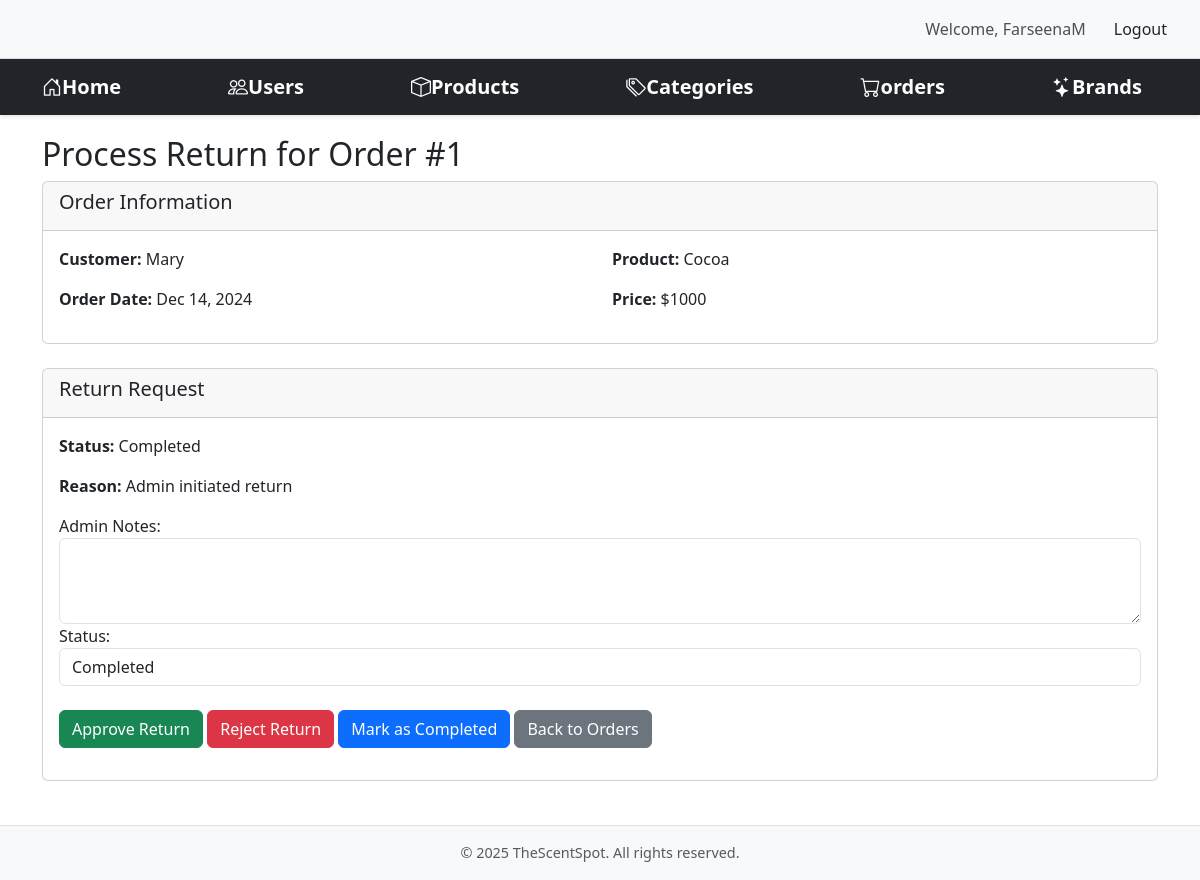
The app's page /adminhome/orders/returned/1/ (signed in) with its own data.
### core/models/return_request.py (models this page shows, shortened)
class ReturnRequest(models.Model):
    CONDITION_CHOICES = [
        ('unused', 'Unused/New'),
        ('opened', 'Opened but unused'),
        ('used', 'Used'),
        ('damaged', 'Damaged')
    ]
    SOLUTION_CHOICES = [
        ('refund', 'Full Refund'),
        ('replacement', 'Product Replacement'),
        ('exchange', 'Exchange for different item')
    ]
    order = models.ForeignKey('Order', on_delete=models.CASCADE)
    created_at = models.DateTimeField(auto_now_add=True)
    reason = models.CharField(max_length=255)
    description = models.TextField(default="No description provided.")
    condition = models.CharField(max_length=20, choices=CONDITION_CHOICES, default='unused')
    preferred_solution = models.CharField(max_length=20, choices=SOLUTION_CHOICES, default='refund')
    status = models.CharField(
        max_length=20,
        choices=[
            ('pending', 'Pending Review'),
            ('approved', 'Approved'),
            ('rejected', 'Rejected'),
            ('completed', 'Completed')
        ],
        default='pending'
    )
    admin_notes = models.TextField(blank=True, null=True)
    processed_date = models.DateTimeField(null=True, blank=True)

### core/models/order.py (models this page shows, shortened)
class Order(models.Model):
    STATUS_CHOICES = [
        ('received', 'Received'),
        ('processing', 'Processing'),
        ('delivered', 'Delivered'),
        ('cancelled', 'Cancelled'),
    ]
    product = models.ForeignKey(Product, null = True, on_delete=models.CASCADE)
    customer = models.ForeignKey(Customer, null = True, on_delete=models.CASCADE)
    quantity = models.IntegerField(default=1)
    price = models.IntegerField(default=500)
    adress = models.CharField(max_length=50, default="", blank=True)
    phone = models.CharField(max_length=10, default="", blank=True)
    date = models.DateField(default=timezone.now)
    status = models.TextField(max_length=50, choices=STATUS_CHOICES, default="received")
    rating = models.IntegerField(default=0, validators=[MinValueValidator(0),MaxValueValidator(5)])
    payment_id = models.CharField(max_length=100,null=True,blank=True)
    order_id = models.CharField(max_length=100,null=True,blank=True)
    created_at = models.DateTimeField(default=timezone.now)

### core/models/customer.py (models this page shows, shortened)
class Customer(models.Model):
    first_name = models.CharField(max_length=50, null=True)
    last_name = models.CharField(max_length=50, null=True)
    email = models.EmailField(null=True)
    phone = models.CharField(max_length=10, null=True)
    gender = models.CharField(max_length=10, default="", null=True)
    password = models.CharField(max_length=150, null=True)
    created_at = models.DateTimeField(auto_now_add=True, null = True)

### core/models/product.py (models this page shows, shortened)
class Product(models.Model):
    name = models.CharField(max_length=50)
    price = models.IntegerField(default=0)
    description = models.CharField(max_length=2000, blank=True)
    image = models.ImageField(upload_to="images/")
    category = models.ForeignKey(Category, db_column='type2', on_delete=models.CASCADE)
    rating = models.IntegerField(default=1, validators=[MinValueValidator(0),MaxValueValidator(5)])
    brand = models.CharField(max_length=50, default="")
    gender = models.CharField(max_length=50, default="")
    size = models.CharField(max_length=50, default="")
    stock = models.IntegerField(default=0)

### adminoperations/views.py (the view, shortened to what this page needs)
# urls.py: path('adminhome/orders/returned/<int:order_id>/', views.OrderReturnView.as_view(), name='change_to_returned'),
class OrderReturnView(StaffRequiredMixin, UpdateView):
    model = ReturnRequest
    template_name = 'adminoperations/admin_orderreturn.html'
    context_object_name = 'return_request'
    pk_url_kwarg = 'order_id'
    fields = ['status', 'admin_notes']
    def get_object(self):
        order_id = self.kwargs.get('order_id')
        order = get_object_or_404(Order, id=order_id)
        return_request, created = ReturnRequest.objects.get_or_create(
        order=order,
            defaults={
            'status': 'pending',
            'reason': 'Admin initiated return'
            }
        )
        return return_request
    def get_context_data(self, **kwargs):
        context = super().get_context_data(**kwargs)
        context['status_choices'] = ReturnRequest._meta.get_field('status').choices
        return context

### adminoperations/views.py (called while the page is built)
    def dispatch(self, request, *args, **kwargs):
        if not request.user.is_staff:
            messages.error(request, "You don't have permission to access this page.")
            return redirect('main')  # Redirect to main page if not staff
        return super().dispatch(request, *args, **kwargs)

### adminoperations/templates/adminoperations/admin_orderreturn.html (shortened to what this page needs)
{% extends 'adminoperations/admin_base.html' %}
{% load static %}
{% block content %}
<div class="container">
    <h2>Process Return for Order #{{ return_request.order.id }}</h2>
    <div class="card mb-4">
        <div class="card-header">
            <h5>Order Information</h5>
        </div>
        <div class="card-body">
            <div class="row">
                <div class="col-md-6">
                    <p><strong>Customer:</strong>
                        {% if return_request.order.customer %}
                            {{ return_request.order.customer.first_name }}
                        {% else %}
                            <span class="text-muted">No customer information</span>
                        {% endif %}
                    </p>
                    <p><strong>Order Date:</strong> {{ return_request.order.date|date:"M d, Y" }}</p>
                </div>
                <div class="col-md-6">
                    <p><strong>Product:</strong>
                        {% if return_request.order.product %}
                            {{ return_request.order.product.name }}
                        {% else %}
                            <span class="text-muted">No product information</span>
                        {% endif %}
                    </p>
                    <p><strong>Price:</strong> ${{ return_request.order.price }}</p>
                </div>
            </div>
        </div>
    </div>
    <div class="card mb-4">
        <div class="card-header">
            <h5>Return Request</h5>
        </div>
        <div class="card-body">
            <p><strong>Status:</strong> {{ return_request.get_status_display }}</p>
            <p><strong>Reason:</strong> {{ return_request.reason }}</p>
            <form method="post">
                <div class="form-group">
                    <label for="id_admin_notes">Admin Notes:</label>
                    <textarea name="admin_notes" id="id_admin_notes" class="form-control" rows="3">{{ return_request.admin_notes|default:'' }}</textarea>
                </div>
                <div class="form-group">
                    <label for="id_status">Status:</label>
                    <select name="status" id="id_status" class="form-control">
                        {% for status_code, status_label in status_choices %}
                            <option value="{{ status_code }}" {% if return_request.status == status_code %}selected{% endif %}>
                                {{ status_label }}
                            </option>
                        {% endfor %}
                    </select>
                </div>
                <div class="mt-4">
                    <button type="submit" name="action" value="approve" class="btn btn-success mr-2">Approve Return</button>
                    <button type="submit" name="action" value="reject" class="btn btn-danger mr-2">Reject Return</button>
                    <button type="submit" name="action" value="complete" class="btn btn-primary">Mark as Completed</button>
                    <a href="{% url 'admin_order_list' %}" class="btn btn-secondary ml-2">Back to Orders</a>
                </div>
            </form>
        </div>
    </div>
</div>
{% endblock %}

### adminoperations/templates/adminoperations/admin_base.html (shortened to what this page needs)
{% load static %}
{% block css%}
    <link href="{% static 'adminoperations/css/admin_base.css' %}" rel="stylesheet" type="text/css">
{% endblock %}
<!DOCTYPE html>
<html lang="en">
<head>
    <link href="https://cdn.jsdelivr.net/npm/bootstrap@5.3.2/dist/css/bootstrap.min.css"
          rel="stylesheet"
>
    <link rel="stylesheet"
          href="https://cdn.jsdelivr.net/npm/bootstrap-icons@1.11.1/font/bootstrap-icons.css">
</head>
<body>
    {% if user.is_authenticated and user.is_staff %}
    <div class="logout-section" background-color=" #f8f9fa", padding="10px 20px", display="flex", justify-content="flex-end", align-items= "center", border-bottom="1px solid #dee2e6">
        <span>Welcome, {{ user.username }}</span>
        <form method="post" action="{% url 'admin_logout' %}" class="logout-form" margin-right="15px",color= " #495057", font-weight= "500">
            <button type="submit" class="btn btn-logout" background-color=" #dc3545", color= "white", border= "none", padding= "5px 15px", border-radius= "4px", transition= "background-color 0.3s ease" >Logout</button>
        </form>
    </div>
    {% endif %}
    <nav class="navbar navbar-expand-lg navbar-dark bg-dark">
        <div class="container">
            <a class="navbar-brand" href="{% url 'admin_home' %}">
                <i class="bi bi-house-door"></i>Home</a>
            <a class="navbar-brand" href="{% url 'user_list' %}">
                <i class="bi bi-people"></i>Users</a>
            <a class="navbar-brand" href="{% url 'product_list' %}">
                <i class="bi bi-box"></i>Products</a>
            <a class="navbar-brand" href="{% url 'category_list' %}">
                <i class="bi bi-tags"></i>Categories</a>
            <a class="navbar-brand" href="{% url 'admin_order_list' %}">
                <i class="bi bi-cart"></i>orders</a>
            <a class="navbar-brand" href="{% url 'brand_list' %}">
                <i class="bi bi-stars"></i>Brands</a>
        </div>
    </nav>
    <main>
        {% block content %}
        {% endblock %}
    </main>
    <footer class="footer mt-auto py-3 bg-light">
        <div class="container text-center">
            <span class="text-muted">© {% now "Y" %} TheScentSpot. All rights reserved.</span>
        </div>
    </footer>
</body>
</html>

### adminoperations/static/adminoperations/css/admin_base.css (style rules this page uses)
body { min-height: 100vh; display: flex; flex-direction: column; }
main { flex: 1 0 auto; padding: 20px 0; }
.logout-section { background-color: #f8f9fa; padding: 10px 20px; display: flex; justify-content: flex-end; align-items: center; border-bottom: 1px solid #dee2e6; }
.logout-section span { margin-right: 15px; color: #495057; font-weight: 500; }
.logout-form { margin: 0; }
.btn-logout { background-color: #dc3545; color: white; border: none; padding: 5px 15px; border-radius: 4px; transition: background-color 0.3s ease; }
.navbar { padding: 1rem 0; box-shadow: 0 2px 4px rgba(0,0,0,0.1); }
.navbar-brand { font-size: 1.5rem; font-weight: bold; }
.footer { background-color: #f8f9fa !important; border-top: 1px solid #dee2e6; padding: 1rem 0; }
.footer .text-muted { font-size: 0.9rem; }

### records on screen
ReturnRequest: order.id "1", order.customer.first_name "Mary", order "Dec 14, 2024", order.product.name "Cocoa", order.price "1000", status "Completed", reason "Admin initiated return"

### other values on screen
{{ user.username }} "FarseenaM"
